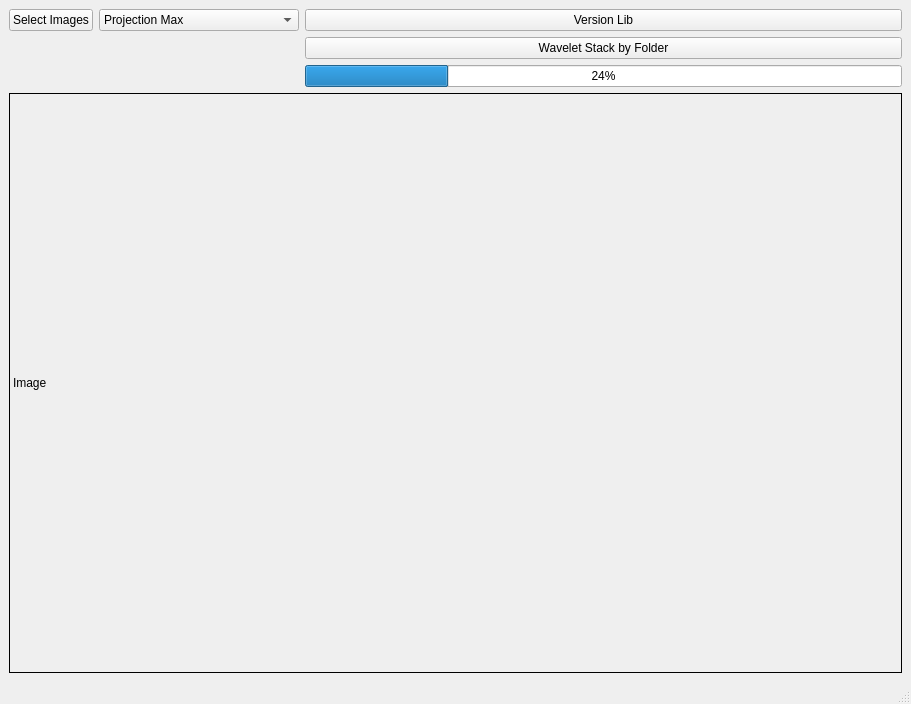
<?xml version="1.0" encoding="UTF-8"?>
<ui version="4.0">
 <class>ImageFilter_MainWindow</class>
 <widget class="QMainWindow" name="ImageFilter_MainWindow">
  <property name="geometry">
   <rect>
    <x>0</x>
    <y>0</y>
    <width>911</width>
    <height>704</height>
   </rect>
  </property>
  <property name="windowTitle">
   <string>ImageFilter_MainWindow</string>
  </property>
  <widget class="QWidget" name="centralwidget">
   <layout class="QGridLayout" name="gridLayout">
    <item row="0" column="0">
     <layout class="QVBoxLayout" name="verticalLayout">
      <item>
       <layout class="QGridLayout" name="gridLayout_2">
        <property name="sizeConstraint">
         <enum>QLayout::SetMinimumSize</enum>
        </property>
        <item row="0" column="2">
         <widget class="QPushButton" name="pbVersionLib">
          <property name="text">
           <string>Version Lib</string>
          </property>
         </widget>
        </item>
        <item row="0" column="0">
         <widget class="QPushButton" name="pbOpenImages">
          <property name="text">
           <string>Select Images</string>
          </property>
         </widget>
        </item>
        <item row="0" column="1">
         <widget class="QComboBox" name="cbTypeTraitement">
          <property name="minimumSize">
           <size>
            <width>200</width>
            <height>0</height>
           </size>
          </property>
          <property name="maximumSize">
           <size>
            <width>200</width>
            <height>16777215</height>
           </size>
          </property>
          <item>
           <property name="text">
            <string>Projection Max</string>
           </property>
          </item>
          <item>
           <property name="text">
            <string>Tile</string>
           </property>
          </item>
          <item>
           <property name="text">
            <string>Gradient</string>
           </property>
          </item>
          <item>
           <property name="text">
            <string>Laplacien</string>
           </property>
          </item>
          <item>
           <property name="text">
            <string>Mertens</string>
           </property>
          </item>
          <item>
           <property name="text">
            <string>Wavelett</string>
           </property>
          </item>
          <item>
           <property name="text">
            <string>Wav Lib</string>
           </property>
          </item>
         </widget>
        </item>
        <item row="1" column="2">
         <widget class="QPushButton" name="pb_WaveletFolder">
          <property name="text">
           <string>Wavelet Stack by Folder</string>
          </property>
         </widget>
        </item>
        <item row="2" column="2">
         <widget class="QProgressBar" name="progressbar_wavelet">
          <property name="value">
           <number>24</number>
          </property>
         </widget>
        </item>
       </layout>
      </item>
      <item>
       <widget class="QLabel" name="labelImage">
        <property name="frameShape">
         <enum>QFrame::Box</enum>
        </property>
        <property name="text">
         <string>Image</string>
        </property>
       </widget>
      </item>
     </layout>
    </item>
   </layout>
  </widget>
  <widget class="QMenuBar" name="menubar">
   <property name="geometry">
    <rect>
     <x>0</x>
     <y>0</y>
     <width>911</width>
     <height>21</height>
    </rect>
   </property>
  </widget>
  <widget class="QStatusBar" name="statusbar"/>
 </widget>
 <resources/>
 <connections/>
</ui>
